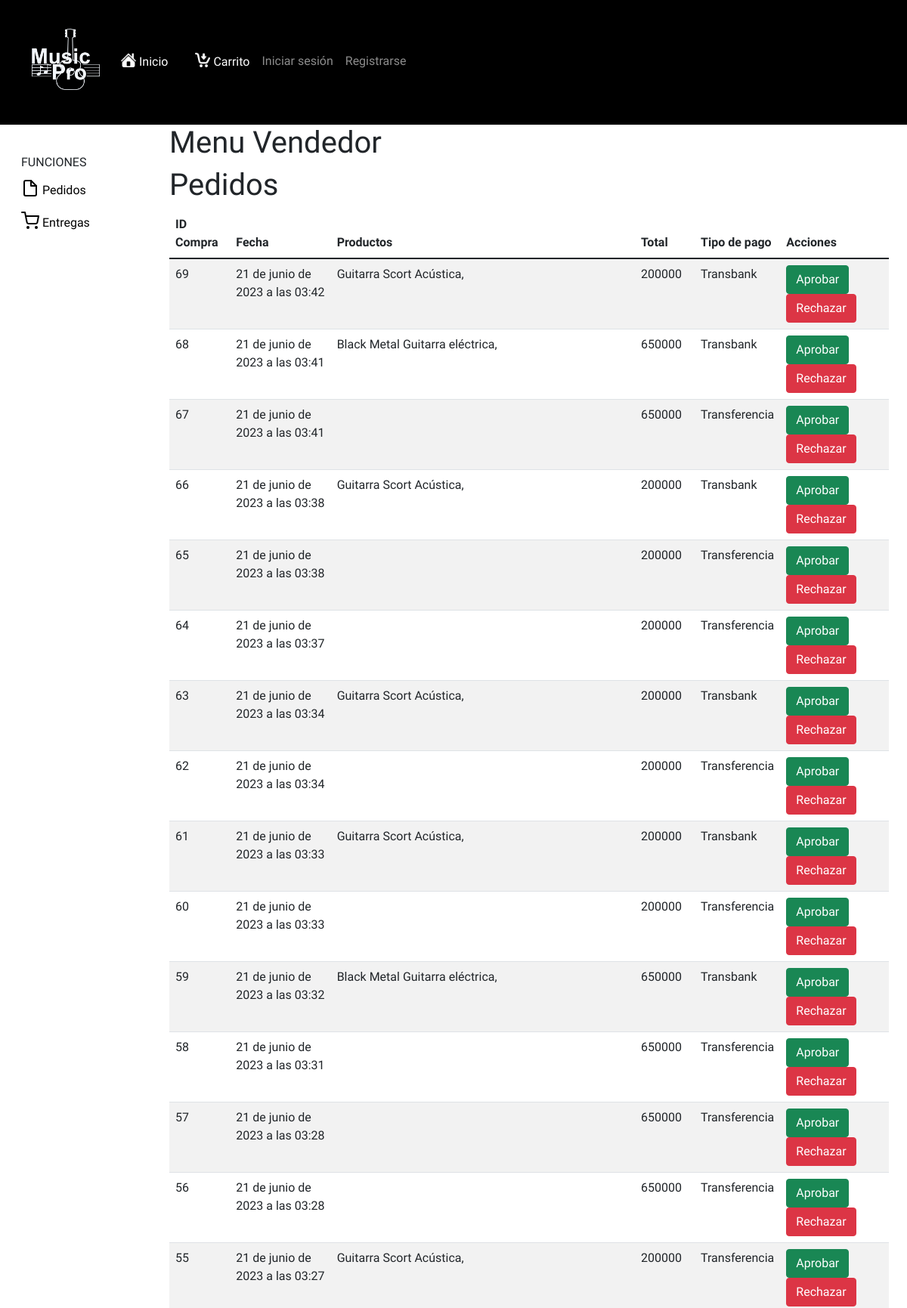
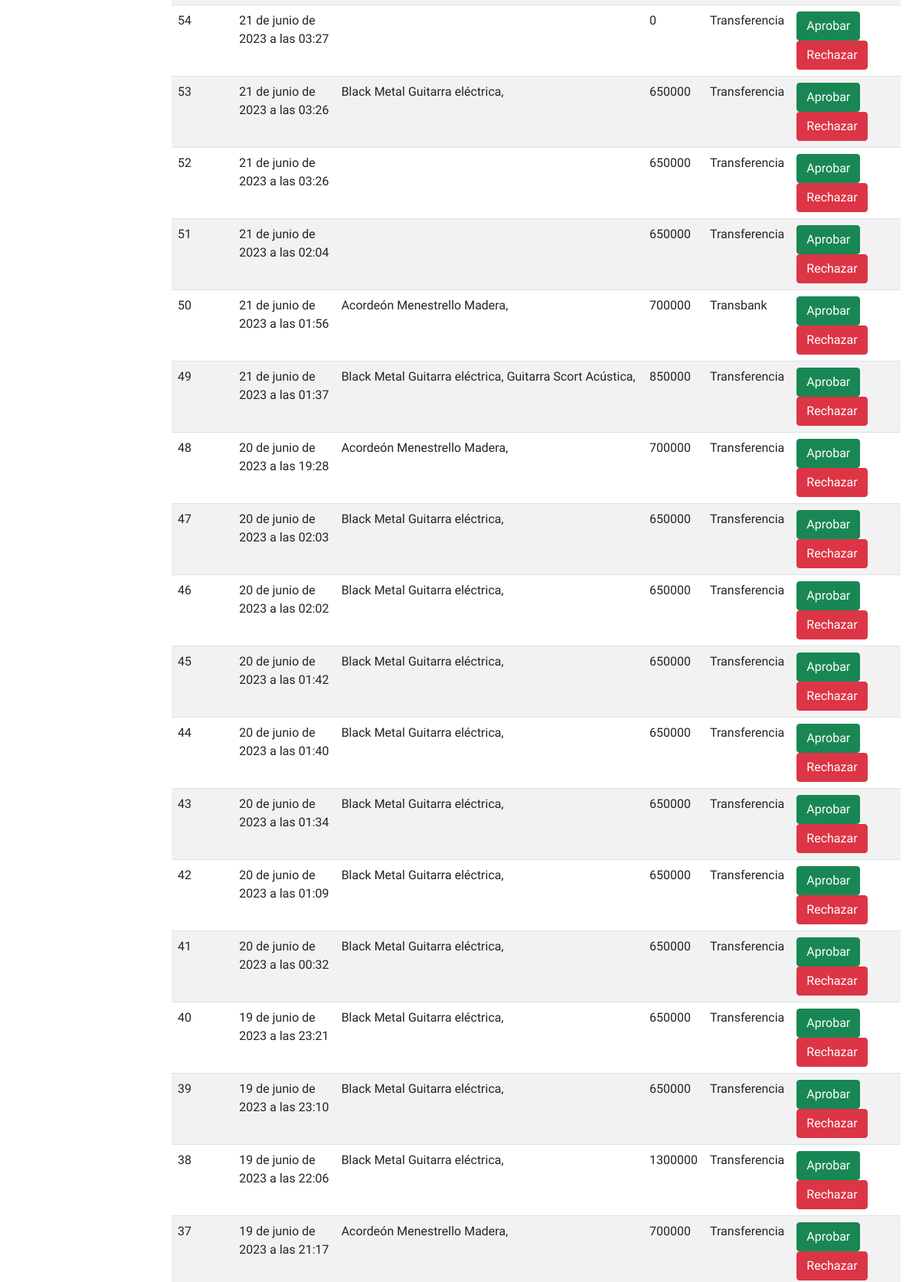
The app's page /vendedor/ (upper part) with its own data (2 pictures, top to bottom).
### core/models.py (models this page shows, shortened)
class Historial(models.Model):
    fecha = models.DateTimeField(auto_now_add=True)
    total = models.IntegerField(default=0)
    estadoPago = models.BooleanField(default=False)
    estadoEnvio = models.BooleanField(default=False)
    OPCION_1 = 'Transferencia'
    OPCION_2 = 'Transbank'
    OPCIONES_TIPO_PAGO = [
        (True, OPCION_1),
        (False, OPCION_2),
    ]
    tipoPago = models.BooleanField(choices=OPCIONES_TIPO_PAGO, default=False)
    TIPO_1 = 'Logueado'
    TIPO_2 = 'Invitado'
    OPCIONES_TIPO_USUARIO = [
        (True, TIPO_1),
        (False, TIPO_2),
    ]
    tipoUsuario = models.BooleanField(choices=OPCIONES_TIPO_USUARIO, null=False,  default=False)
    email = models.EmailField(null=False, default='')

class Producto(models.Model):
    nombre = models.CharField(max_length=40)
    precio = models.IntegerField(default=0)
    stock = models.IntegerField(default=0)
    imagen =models.ImageField(upload_to='')
    descripcion = models.CharField(max_length=500, default='')
    idTipoProducto = models.ForeignKey(TipoProducto, on_delete=models.SET_NULL, null=True)

### core/views.py (the view)
# urls.py: path('vendedor/',vendedor, name="vendedor"),
def vendedor(request):
    contexto = {
        'compras' : Historial.objects.all().order_by('-fecha'),
        'detalle' : DetalleCompra.objects.all(),
        'producto' : Producto.objects.all()
        }
    return render(request, 'core/vendedor.html', contexto)

### core/context_processor.py (called while the page is built)
def total_carrito(request):
    total = 0
    if 'carrito' in request.session:
        for key, value in request.session["carrito"].items():
            total += int(value["acumulado"])
    return {"total_carrito":total}

### core/templates/core/vendedor.html (shortened to what this page needs)
{% extends "core/layout.html" %}
{% load static %}
{% block head %}
<link rel="stylesheet" href="{% static 'core/css/index.css' %}">
{% endblock %}
{% block content %}
<div class="container-fluid">
    <div class="row">
        <nav id="sidebarMenu" class="col-md-3 col-lg-2 d-md-block bg-body-tertiary sidebar collapse">
            <div class="position-sticky pt-3 sidebar-sticky">
                <ul class="nav flex-column">
                    <h6
                        class="sidebar-heading d-flex justify-content-between align-items-center px-3 mt-4 mb-1 text-body-secondary text-uppercase">
                        <span>Funciones</span>
                    </h6>
                    <li class="nav-item">
                        <a class="nav-link" href="#" id="btnPagos" style="color: black;">
                            Pedidos
                        </a>
                    </li>
                    <li class="nav-item">
                        <a class="nav-link" href="#" id="btnEnvios" style="color: black;">
                            Entregas
                        </a>
                    </li>
                </ul>
            </div>
        </nav>
        <main class="col-md-9 ms-sm-auto col-lg-10 px-md-4">
            <H1>Menu Vendedor</H1>
            <table class="table table-striped">
                <thead>
                    <h1>Pedidos</h1>
                    <tr>
                        <th>ID Compra</th>
                        <th>Fecha</th>
                        <th>Productos</th>
                        <th>Total</th>
                        <th>Tipo de pago</th>
                        <th>Acciones</th>
                    </tr>
                </thead>
                <tbody>
                    {% for compra in compras %}
                    <tr>
                        <td>{{ compra.id }}</td>
                        <td>{{ compra.fecha }}</td>
                        <td>
                            {% for d in detalle %}
                            {% if compra.id == d.idHistorial %}
                            {% for p in producto %}
                            {% if d.idProducto == p.id %}
                            {{ p.nombre }},
                            {% endif %}
                            {% endfor %}
                            {% endif %}
                            {% endfor %}
                        </td>
                        <td>{{ compra.total }}</td>
                        <td>{{ compra.get_tipoPago_display }}</td>
                        <td>
                            <button class="btn btn-success" data-action="aprobar"
                                data-pedido="{{ compra.id }}">Aprobar</button>
                            <button class="btn btn-danger" data-action="rechazar"
                                data-pedido="{{ compra.id }}">Rechazar</button>
                        </td>
                    </tr>
                    {% empty %}
                    <tr>
                        <td colspan="5">No se encontraron compras.</td>
                    </tr>
                    {% endfor %}
                </tbody>
            </table>
        </main>
    </div>
</div>
{% endblock %}

### core/static/core/css/stylelayout.css (style rules this page uses)
body { background-image: url("https://i.pinimg.com/564x/20/8b/9b/208b9ba35cebefbba9f945fb69f021ce.jpg"); background-repeat: no-repeat; background-position: center center; background-size: cover; background-attachment: fixed; }
.nav-link { display: flex; justify-content: center; align-items: center; }
* { padding: 0; margin: 0; font-family: 'Chakra Petch', sans-serif; }
body { background-color: #ffffff; background-color: #ffffff; }

### records on screen
Historial: id "69", fecha "21 de junio de 2023 a las 03:42", total "200000", tipoPago "Transbank"
Producto: nombre "Guitarra Scort Acústica"
Historial: id "68", fecha "21 de junio de 2023 a las 03:41", total "650000", tipoPago "Transbank"
Producto: nombre "Black Metal Guitarra eléctrica"
Historial: id "67", fecha "21 de junio de 2023 a las 03:41", total "650000", tipoPago "Transferencia"
Historial: id "66", fecha "21 de junio de 2023 a las 03:38", total "200000", tipoPago "Transbank"
Historial: id "65", fecha "21 de junio de 2023 a las 03:38", total "200000", tipoPago "Transferencia"
Historial: id "64", fecha "21 de junio de 2023 a las 03:37", total "200000", tipoPago "Transferencia"
Historial: id "63", fecha "21 de junio de 2023 a las 03:34", total "200000", tipoPago "Transbank"
Historial: id "62", fecha "21 de junio de 2023 a las 03:34", total "200000", tipoPago "Transferencia"
Historial: id "61", fecha "21 de junio de 2023 a las 03:33", total "200000", tipoPago "Transbank"
Historial: id "60", fecha "21 de junio de 2023 a las 03:33", total "200000", tipoPago "Transferencia"
Historial: id "59", fecha "21 de junio de 2023 a las 03:32", total "650000", tipoPago "Transbank"
Historial: id "58", fecha "21 de junio de 2023 a las 03:31", total "650000", tipoPago "Transferencia"
Historial: id "57", fecha "21 de junio de 2023 a las 03:28", total "650000", tipoPago "Transferencia"
Historial: id "56", fecha "21 de junio de 2023 a las 03:28", total "650000", tipoPago "Transferencia"
Historial: id "55", fecha "21 de junio de 2023 a las 03:27", total "200000", tipoPago "Transferencia"
Historial: id "54", fecha "21 de junio de 2023 a las 03:27", total "0", tipoPago "Transferencia"
Historial: id "53", fecha "21 de junio de 2023 a las 03:26", total "650000", tipoPago "Transferencia"
Historial: id "52", fecha "21 de junio de 2023 a las 03:26", total "650000", tipoPago "Transferencia"
Historial: id "51", fecha "21 de junio de 2023 a las 02:04", total "650000", tipoPago "Transferencia"
Historial: id "50", fecha "21 de junio de 2023 a las 01:56", total "700000", tipoPago "Transbank"
Producto: nombre "Acordeón Menestrello Madera"
Historial: id "49", fecha "21 de junio de 2023 a las 01:37", total "850000", tipoPago "Transferencia"
Historial: id "48", fecha "20 de junio de 2023 a las 19:28", total "700000", tipoPago "Transferencia"
Historial: id "47", fecha "20 de junio de 2023 a las 02:03", total "650000", tipoPago "Transferencia"
Historial: id "46", fecha "20 de junio de 2023 a las 02:02", total "650000", tipoPago "Transferencia"
Historial: id "45", fecha "20 de junio de 2023 a las 01:42", total "650000", tipoPago "Transferencia"
Historial: id "44", fecha "20 de junio de 2023 a las 01:40", total "650000", tipoPago "Transferencia"
Historial: id "43", fecha "20 de junio de 2023 a las 01:34", total "650000", tipoPago "Transferencia"
Historial: id "42", fecha "20 de junio de 2023 a las 01:09", total "650000", tipoPago "Transferencia"
Historial: id "41", fecha "20 de junio de 2023 a las 00:32", total "650000", tipoPago "Transferencia"
Historial: id "40", fecha "19 de junio de 2023 a las 23:21", total "650000", tipoPago "Transferencia"
Historial: id "39", fecha "19 de junio de 2023 a las 23:10", total "650000", tipoPago "Transferencia"
Historial: id "38", fecha "19 de junio de 2023 a las 22:06", total "1300000", tipoPago "Transferencia"
Historial: id "37", fecha "19 de junio de 2023 a las 21:17", total "700000", tipoPago "Transferencia"
